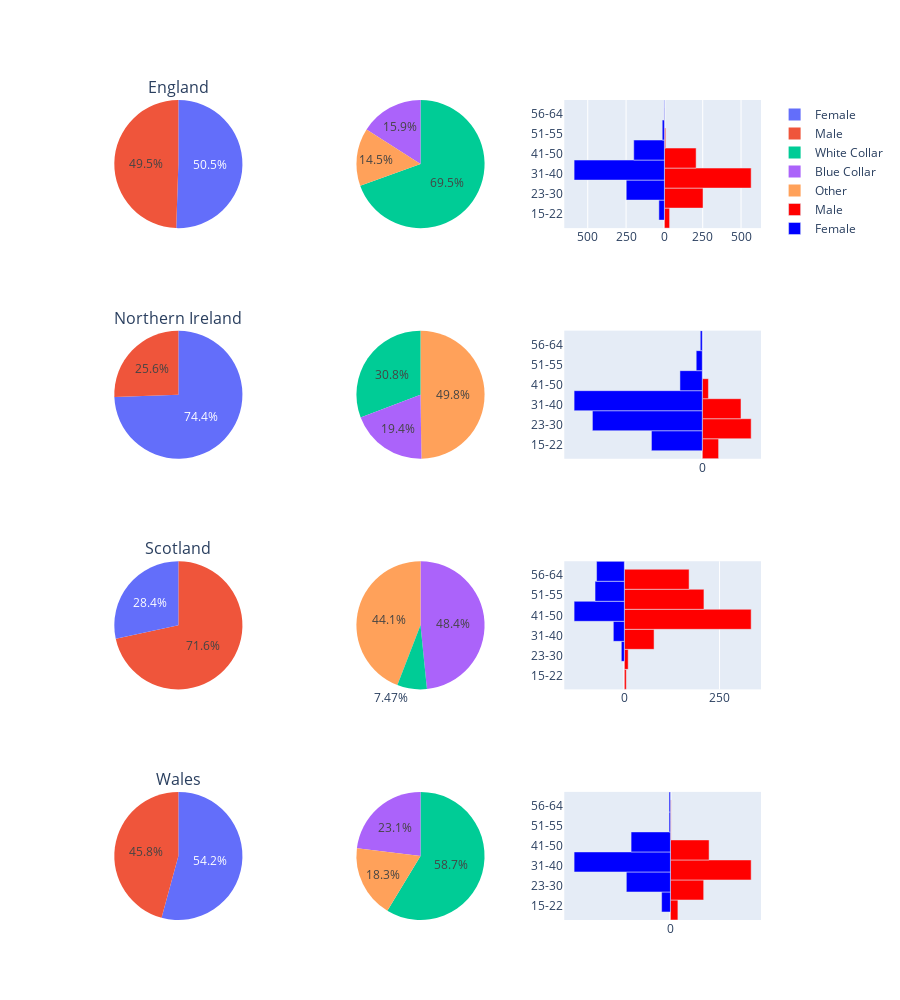

Notebook code cell kept with this figure:
### Markdown cell above
![image.png](attachment:image.png)
The data is evenly splitly in terms of gender, but not in job classification and region. 
Most of the new accounts are opened in England, which makes sense as London is a global financial hub. 
Also, mosot of the account users are white collar.

### Code cell
fig = sp.make_subplots(rows=4, cols=3, specs=[[{"type": "pie"}, {"type": "pie"}, {}] for i in range(4)], 
                       subplot_titles=(" ", " ", " ", " ", " ", " ", " ", " ", " ", " ", " ", " ", " "))
count = 1
Region=[]
show = True
for k, dfr in df.groupby(['Region']):
    fig.add_trace(go.Pie(values=list(dfr['Gender'].value_counts().values), 
                         labels=list(dfr['Gender'].value_counts().index),
                         domain=dict(x=[0, 0.5]),name="Gender"), row=count, col=1)
    fig.add_trace(go.Pie(values=list(dfr['Job Classification'].value_counts().values), 
                         labels=list(dfr['Job Classification'].value_counts().index),
                         domain=dict(x=[0, 0.5]),name="Job Classification"), row=count, col=2)
    if count > 1: show = False 
    my = list(dfr[dfr['Gender']=='Male']['Age_Group'].value_counts().sort_index().index)
    mx = list(dfr[dfr['Gender']=='Male']['Age_Group'].value_counts().sort_index().values)
    
    fy= list(dfr[dfr['Gender']=='Female']['Age_Group'].value_counts().sort_index().index)
    fx= list(dfr[dfr['Gender']=='Female']['Age_Group'].value_counts().sort_index().values*-1)
    fig.add_trace(go.Bar(y= my, x = mx, marker = {'color':'red'}, name = 'Male',
                         orientation = 'h', showlegend=show,  width=1),row=count, col=3)   
    fig.add_trace(go.Bar(y= fy, x = fx, marker = {'color':'blue'}, name = 'Female'
                         , showlegend=show, orientation = 'h', width=1),row=count, col=3)

    count+=1
    Region.append(k)
for i in range(4):
    fig.layout.annotations[i*3].update(text=Region[i])
    fig.update_xaxes(tickvals = [-1000, -500, -250, 0, 250, 500, 1000], 
                 ticktext=[1000, 500, 250, 0, 250, 500, 1000], row=i+1, col=i*0+3)

fig.layout.update({'height':1000})
fig.show()

### Figure 1 — Plotly figure (JSON) as saved in the notebook; plotly's stock layout.template omitted (floating-point values rounded to 4 significant figures)
{"data": [{"domain": {"x": [0, 0.2889], "y": [0.8438, 1]}, "labels": ["Female", "Male"], "name": "Gender", "type": "pie", "values": [1091, 1068]}, {"domain": {"x": [0.3556, 0.6444], "y": [0.8438, 1]}, "labels": ["White Collar", "Blue Collar", "Other"], "name": "Job Classification", "type": "pie", "values": [1501, 344, 314]}, {"marker": {"color": "red"}, "name": "Male", "orientation": "h", "showlegend": true, "type": "bar", "width": 1, "x": [34, 252, 566, 207, 8, 1], "xaxis": "x", "y": ["15-22", "23-30", "31-40", "41-50", "51-55", "56-64"], "yaxis": "y"}, {"marker": {"color": "blue"}, "name": "Female", "orientation": "h", "showlegend": true, "type": "bar", "width": 1, "x": [-36, -249, -589, -200, -14, -3], "xaxis": "x", "y": ["15-22", "23-30", "31-40", "41-50", "51-55", "56-64"], "yaxis": "y"}, {"domain": {"x": [0, 0.2889], "y": [0.5625, 0.7188]}, "labels": ["Female", "Male"], "name": "Gender", "type": "pie", "values": [157, 54]}, {"domain": {"x": [0.3556, 0.6444], "y": [0.5625, 0.7188]}, "labels": ["Other", "White Collar", "Blue Collar"], "name": "Job Classification", "type": "pie", "values": [105, 65, 41]}, {"marker": {"color": "red"}, "name": "Male", "orientation": "h", "showlegend": false, "type": "bar", "width": 1, "x": [8, 24, 19, 3], "xaxis": "x2", "y": ["15-22", "23-30", "31-40", "41-50"], "yaxis": "y2"}, {"marker": {"color": "blue"}, "name": "Female", "orientation": "h", "showlegend": false, "type": "bar", "width": 1, "x": [-25, -54, -63, -11, -3, -1], "xaxis": "x2", "y": ["15-22", "23-30", "31-40", "41-50", "51-55", "56-64"], "yaxis": "y2"}, {"domain": {"x": [0, 0.2889], "y": [0.2812, 0.4375]}, "labels": ["Male", "Female"], "name": "Gender", "type": "pie", "values": [805, 319]}, {"domain": {"x": [0.3556, 0.6444], "y": [0.2812, 0.4375]}, "labels": ["Blue Collar", "Other", "White Collar"], "name": "Job Classification", "type": "pie", "values": [544, 496, 84]}, {"marker": {"color": "red"}, "name": "Male", "orientation": "h", "showlegend": false, "type": "bar", "width": 1, "x": [5, 10, 78, 333, 209, 170], "xaxis": "x3", "y": ["15-22", "23-30", "31-40", "41-50", "51-55", "56-64"], "yaxis": "y3"}, {"marker": {"color": "blue"}, "name": "Female", "orientation": "h", "showlegend": false, "type": "bar", "width": 1, "x": [-8, -29, -132, -77, -73], "xaxis": "x3", "y": ["23-30", "31-40", "41-50", "51-55", "56-64"], "yaxis": "y3"}, {"domain": {"x": [0, 0.2889], "y": [0, 0.1562]}, "labels": ["Female", "Male"], "name": "Gender", "type": "pie", "values": [282, 238]}, {"domain": {"x": [0.3556, 0.6444], "y": [0, 0.1562]}, "labels": ["White Collar", "Blue Collar", "Other"], "name": "Job Classification", "type": "pie", "values": [305, 120, 95]}, {"marker": {"color": "red"}, "name": "Male", "orientation": "h", "showlegend": false, "type": "bar", "width": 1, "x": [11, 49, 119, 57, 1, 1], "xaxis": "x4", "y": ["15-22", "23-30", "31-40", "41-50", "51-55", "56-64"], "yaxis": "y4"}, {"marker": {"color": "blue"}, "name": "Female", "orientation": "h", "showlegend": false, "type": "bar", "width": 1, "x": [-13, -65, -142, -58, -2, -2], "xaxis": "x4", "y": ["15-22", "23-30", "31-40", "41-50", "51-55", "56-64"], "yaxis": "y4"}], "layout": {"annotations": [{"font": {"size": 16}, "showarrow": false, "text": "England", "x": 0.1444, "xanchor": "center", "xref": "paper", "y": 1, "yanchor": "bottom", "yref": "paper"}, {"font": {"size": 16}, "showarrow": false, "text": " ", "x": 0.5, "xanchor": "center", "xref": "paper", "y": 1, "yanchor": "bottom", "yref": "paper"}, {"font": {"size": 16}, "showarrow": false, "text": " ", "x": 0.8556, "xanchor": "center", "xref": "paper", "y": 1, "yanchor": "bottom", "yref": "paper"}, {"font": {"size": 16}, "showarrow": false, "text": "Northern Ireland", "x": 0.1444, "xanchor": "center", "xref": "paper", "y": 0.7188, "yanchor": "bottom", "yref": "paper"}, {"font": {"size": 16}, "showarrow": false, "text": " ", "x": 0.5, "xanchor": "center", "xref": "paper", "y": 0.7188, "yanchor": "bottom", "yref": "paper"}, {"font": {"size": 16}, "showarrow": false, "text": " ", "x": 0.8556, "xanchor": "center", "xref": "paper", "y": 0.7188, "yanchor": "bottom", "yref": "paper"}, {"font": {"size": 16}, "showarrow": false, "text": "Scotland", "x": 0.1444, "xanchor": "center", "xref": "paper", "y": 0.4375, "yanchor": "bottom", "yref": "paper"}, {"font": {"size": 16}, "showarrow": false, "text": " ", "x": 0.5, "xanchor": "center", "xref": "paper", "y": 0.4375, "yanchor": "bottom", "yref": "paper"}, {"font": {"size": 16}, "showarrow": false, "text": " ", "x": 0.8556, "xanchor": "center", "xref": "paper", "y": 0.4375, "yanchor": "bottom", "yref": "paper"}, {"font": {"size": 16}, "showarrow": false, "text": "Wales", "x": 0.1444, "xanchor": "center", "xref": "paper", "y": 0.1562, "yanchor": "bottom", "yref": "paper"}, {"font": {"size": 16}, "showarrow": false, "text": " ", "x": 0.5, "xanchor": "center", "xref": "paper", "y": 0.1562, "yanchor": "bottom", "yref": "paper"}, {"font": {"size": 16}, "showarrow": false, "text": " ", "x": 0.8556, "xanchor": "center", "xref": "paper", "y": 0.1562, "yanchor": "bottom", "yref": "paper"}], "height": 1000, "xaxis": {"anchor": "y", "domain": [0.7111, 1], "ticktext": [1000, 500, 250, 0, 250, 500, 1000], "tickvals": [-1000, -500, -250, 0, 250, 500, 1000]}, "xaxis2": {"anchor": "y2", "domain": [0.7111, 1], "ticktext": [1000, 500, 250, 0, 250, 500, 1000], "tickvals": [-1000, -500, -250, 0, 250, 500, 1000]}, "xaxis3": {"anchor": "y3", "domain": [0.7111, 1], "ticktext": [1000, 500, 250, 0, 250, 500, 1000], "tickvals": [-1000, -500, -250, 0, 250, 500, 1000]}, "xaxis4": {"anchor": "y4", "domain": [0.7111, 1], "ticktext": [1000, 500, 250, 0, 250, 500, 1000], "tickvals": [-1000, -500, -250, 0, 250, 500, 1000]}, "yaxis": {"anchor": "x", "domain": [0.8438, 1]}, "yaxis2": {"anchor": "x2", "domain": [0.5625, 0.7188]}, "yaxis3": {"anchor": "x3", "domain": [0.2812, 0.4375]}, "yaxis4": {"anchor": "x4", "domain": [0, 0.1562]}}}
